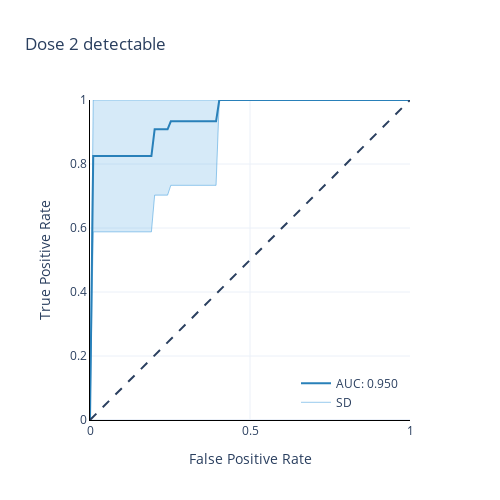

This figure's notebook cell:
### Code cell
y_true_d2_d  = []
y_true_d3_p  = []
y_score_d2_d = []
y_score_d3_p = []
for i in range(len(data["comp"]["SVM_RFE_d2_d"]["SVM_d2_d"])):
    y_true_d2_d.append(data["comp"]["SVM_RFE_d2_d"]["SVM_d2_d"][i]["y_true"])
    y_true_d3_p.append(data["comp"]["SVM_RFE_d3_p"]["SVM_d3_p"][i]["y_true"])
    y_score_d2_d.append(data["comp"]["SVM_RFE_d2_d"]["SVM_d2_d"][i]["z"])
    y_score_d3_p.append(data["comp"]["SVM_RFE_d3_p"]["SVM_d3_p"][i]["z"])


kind = 'val'
c_line      = 'rgba(52, 152, 219, 0.5)'
c_fill      = 'rgba(52, 152, 219, 0.2)'
c_line_main = 'rgba(41, 128, 185, 1.0)'
c_grid      = 'rgba(189, 195, 199, 0.5)'
#c_annot     = 'rgba(149, 165, 166, 0.5)'
#c_highlight = 'rgba(192, 57, 43, 1.0)'
fpr_mean    = np.linspace(0, 1, 100)
interp_tprs_d2_d = []
interp_tprs_d3_p = []
for i in range(len(y_true_d2_d)):
    fpr_d2_d, tpr_d2_d, thresholds = roc_curve(y_true_d2_d[i], y_score_d2_d[i])
    fpr_d3_p, tpr_d3_p, thresholds = roc_curve(y_true_d3_p[i], y_score_d3_p[i])
    interp_tpr_d2_d    = np.interp(fpr_mean, fpr_d2_d, tpr_d2_d)
    interp_tpr_d3_p    = np.interp(fpr_mean, fpr_d3_p, tpr_d3_p)
    interp_tpr_d2_d[0] = 0.0
    interp_tpr_d3_p[0] = 0.0
    interp_tprs_d2_d.append(interp_tpr_d2_d)
    interp_tprs_d3_p.append(interp_tpr_d3_p)
tpr_mean_d2_d     = np.mean(interp_tprs_d2_d, axis=0)
tpr_mean_d3_p     = np.mean(interp_tprs_d3_p, axis=0)
tpr_mean_d2_d[-1] = 1.0
tpr_mean_d3_p[-1] = 1.0
tpr_std_d2_d      = np.std(interp_tprs_d2_d, axis=0)
tpr_std_d3_p      = np.std(interp_tprs_d3_p, axis=0)
tpr_upper_d2_d    = np.clip(tpr_mean_d2_d+tpr_std_d2_d, 0, 1)
tpr_upper_d3_p    = np.clip(tpr_mean_d3_p+tpr_std_d3_p, 0, 1)
tpr_lower_d2_d    = tpr_mean_d2_d-tpr_std_d2_d
tpr_lower_d3_p    = tpr_mean_d3_p-tpr_std_d3_p

fig3 = go.Figure([
    go.Scatter(
        x          = fpr_mean,
        y          = tpr_upper_d2_d,
        line       = dict(color=c_line, width=1),
        hoverinfo  = "skip",
        showlegend = True,
        name       = 'SD'),
    go.Scatter(
        x          = fpr_mean,
        y          = tpr_lower_d2_d,
        fill       = 'tonexty',
        fillcolor  = c_fill,
        line       = dict(color=c_line, width=1),
        hoverinfo  = "skip",
        showlegend = False,
        name       = 'lower'),
    go.Scatter(
        x          = fpr_mean,
        y          = tpr_mean_d2_d,
        line       = dict(color=c_line_main, width=2),
        hoverinfo  = "skip",
        showlegend = True,
        name       = 'AUC: 0.950')
]
)
fig3.add_shape(
    type ='line', 
    line =dict(dash='dash'),
    x0=0, x1=1, y0=0, y1=1
)
fig3.update_layout(
    template    = 'plotly_white', 
    title_x     = 0.5,
    title = "Dose 2 detectable",
    xaxis_title = "False Positive Rate",
    yaxis_title = "True Positive Rate",
    width       = 500,
    height      = 500,
    legend      = dict(
        yanchor="bottom", 
        xanchor="right", 
        x=0.95,
        y=0.01,
    )
)
fig3.update_yaxes(
    range       = [0, 1],
    scaleanchor = "x", 
    scaleratio  = 1,
    linecolor   = 'black')
fig3.update_xaxes(
    range       = [0, 1],
    constrain   = 'domain',
    linecolor   = 'black')
fig3.write_image("fig_ml_C.svg")
fig3

### Figure 1 — Plotly figure (JSON) as saved in the notebook; plotly's stock layout.template omitted (floating-point values rounded to 4 significant figures)
{"data": [{"hoverinfo": "skip", "line": {"color": "rgba(52, 152, 219, 0.5)", "width": 1}, "name": "SD", "showlegend": true, "type": "scatter", "x": [0, 0.0101, 0.0202, 0.0303, 0.0404, 0.05051, 0.06061, 0.07071, 0.08081, 0.09091, 0.101, 0.1111, 0.1212, 0.1313, 0.1414, 0.1515, 0.1616, 0.1717, 0.1818, 0.1919, 0.202, 0.2121, 0.2222, 0.2323, 0.2424, 0.2525, 0.2626, 0.2727, 0.2828, 0.2929, 0.303, 0.3131, 0.3232, 0.3333, 0.3434, 0.3535, 0.3636, 0.3737, 0.3838, 0.3939, 0.404, 0.4141, 0.4242, 0.4343, 0.4444, 0.4545, 0.4646, 0.4747, 0.4848, 0.4949, 0.5051, 0.5152, 0.5253, 0.5354, 0.5455, 0.5556, 0.5657, 0.5758, 0.5859, 0.596, 0.6061, 0.6162, 0.6263, 0.6364, 0.6465, 0.6566, 0.6667, 0.6768, 0.6869, 0.697, 0.7071, 0.7172, 0.7273, 0.7374, 0.7475, 0.7576, 0.7677, 0.7778, 0.7879, 0.798, 0.8081, 0.8182, 0.8283, 0.8384, 0.8485, 0.8586, 0.8687, 0.8788, 0.8889, 0.899, 0.9091, 0.9192, 0.9293, 0.9394, 0.9495, 0.9596, 0.9697, 0.9798, 0.9899, 1], "y": [0, 1, 1, 1, 1, 1, 1, 1, 1, 1, 1, 1, 1, 1, 1, 1, 1, 1, 1, 1, 1, 1, 1, 1, 1, 1, 1, 1, 1, 1, 1, 1, 1, 1, 1, 1, 1, 1, 1, 1, 1, 1, 1, 1, 1, 1, 1, 1, 1, 1, 1, 1, 1, 1, 1, 1, 1, 1, 1, 1, 1, 1, 1, 1, 1, 1, 1, 1, 1, 1, 1, 1, 1, 1, 1, 1, 1, 1, 1, 1, 1, 1, 1, 1, 1, 1, 1, 1, 1, 1, 1, 1, 1, 1, 1, 1, 1, 1, 1, 1]}, {"fill": "tonexty", "fillcolor": "rgba(52, 152, 219, 0.2)", "hoverinfo": "skip", "line": {"color": "rgba(52, 152, 219, 0.5)", "width": 1}, "name": "lower", "showlegend": false, "type": "scatter", "x": [0, 0.0101, 0.0202, 0.0303, 0.0404, 0.05051, 0.06061, 0.07071, 0.08081, 0.09091, 0.101, 0.1111, 0.1212, 0.1313, 0.1414, 0.1515, 0.1616, 0.1717, 0.1818, 0.1919, 0.202, 0.2121, 0.2222, 0.2323, 0.2424, 0.2525, 0.2626, 0.2727, 0.2828, 0.2929, 0.303, 0.3131, 0.3232, 0.3333, 0.3434, 0.3535, 0.3636, 0.3737, 0.3838, 0.3939, 0.404, 0.4141, 0.4242, 0.4343, 0.4444, 0.4545, 0.4646, 0.4747, 0.4848, 0.4949, 0.5051, 0.5152, 0.5253, 0.5354, 0.5455, 0.5556, 0.5657, 0.5758, 0.5859, 0.596, 0.6061, 0.6162, 0.6263, 0.6364, 0.6465, 0.6566, 0.6667, 0.6768, 0.6869, 0.697, 0.7071, 0.7172, 0.7273, 0.7374, 0.7475, 0.7576, 0.7677, 0.7778, 0.7879, 0.798, 0.8081, 0.8182, 0.8283, 0.8384, 0.8485, 0.8586, 0.8687, 0.8788, 0.8889, 0.899, 0.9091, 0.9192, 0.9293, 0.9394, 0.9495, 0.9596, 0.9697, 0.9798, 0.9899, 1], "y": [0, 0.588, 0.588, 0.588, 0.588, 0.588, 0.588, 0.588, 0.588, 0.588, 0.588, 0.588, 0.588, 0.588, 0.588, 0.588, 0.588, 0.588, 0.588, 0.588, 0.7027, 0.7027, 0.7027, 0.7027, 0.7027, 0.7333, 0.7333, 0.7333, 0.7333, 0.7333, 0.7333, 0.7333, 0.7333, 0.7333, 0.7333, 0.7333, 0.7333, 0.7333, 0.7333, 0.7333, 1, 1, 1, 1, 1, 1, 1, 1, 1, 1, 1, 1, 1, 1, 1, 1, 1, 1, 1, 1, 1, 1, 1, 1, 1, 1, 1, 1, 1, 1, 1, 1, 1, 1, 1, 1, 1, 1, 1, 1, 1, 1, 1, 1, 1, 1, 1, 1, 1, 1, 1, 1, 1, 1, 1, 1, 1, 1, 1, 1]}, {"hoverinfo": "skip", "line": {"color": "rgba(41, 128, 185, 1.0)", "width": 2}, "name": "AUC: 0.950", "showlegend": true, "type": "scatter", "x": [0, 0.0101, 0.0202, 0.0303, 0.0404, 0.05051, 0.06061, 0.07071, 0.08081, 0.09091, 0.101, 0.1111, 0.1212, 0.1313, 0.1414, 0.1515, 0.1616, 0.1717, 0.1818, 0.1919, 0.202, 0.2121, 0.2222, 0.2323, 0.2424, 0.2525, 0.2626, 0.2727, 0.2828, 0.2929, 0.303, 0.3131, 0.3232, 0.3333, 0.3434, 0.3535, 0.3636, 0.3737, 0.3838, 0.3939, 0.404, 0.4141, 0.4242, 0.4343, 0.4444, 0.4545, 0.4646, 0.4747, 0.4848, 0.4949, 0.5051, 0.5152, 0.5253, 0.5354, 0.5455, 0.5556, 0.5657, 0.5758, 0.5859, 0.596, 0.6061, 0.6162, 0.6263, 0.6364, 0.6465, 0.6566, 0.6667, 0.6768, 0.6869, 0.697, 0.7071, 0.7172, 0.7273, 0.7374, 0.7475, 0.7576, 0.7677, 0.7778, 0.7879, 0.798, 0.8081, 0.8182, 0.8283, 0.8384, 0.8485, 0.8586, 0.8687, 0.8788, 0.8889, 0.899, 0.9091, 0.9192, 0.9293, 0.9394, 0.9495, 0.9596, 0.9697, 0.9798, 0.9899, 1], "y": [0, 0.825, 0.825, 0.825, 0.825, 0.825, 0.825, 0.825, 0.825, 0.825, 0.825, 0.825, 0.825, 0.825, 0.825, 0.825, 0.825, 0.825, 0.825, 0.825, 0.9083, 0.9083, 0.9083, 0.9083, 0.9083, 0.9333, 0.9333, 0.9333, 0.9333, 0.9333, 0.9333, 0.9333, 0.9333, 0.9333, 0.9333, 0.9333, 0.9333, 0.9333, 0.9333, 0.9333, 1, 1, 1, 1, 1, 1, 1, 1, 1, 1, 1, 1, 1, 1, 1, 1, 1, 1, 1, 1, 1, 1, 1, 1, 1, 1, 1, 1, 1, 1, 1, 1, 1, 1, 1, 1, 1, 1, 1, 1, 1, 1, 1, 1, 1, 1, 1, 1, 1, 1, 1, 1, 1, 1, 1, 1, 1, 1, 1, 1]}], "layout": {"height": 500, "legend": {"x": 0.95, "xanchor": "right", "y": 0.01, "yanchor": "bottom"}, "shapes": [{"line": {"dash": "dash"}, "type": "line", "x0": 0, "x1": 1, "y0": 0, "y1": 1}], "title": {"text": "Dose 2 detectable"}, "width": 500, "xaxis": {"constrain": "domain", "domain": [0.02941, 0.9706], "linecolor": "black", "range": [0, 1], "title": {"text": "False Positive Rate"}, "type": "linear"}, "yaxis": {"domain": [0, 1], "linecolor": "black", "range": [0, 1], "scaleanchor": "x", "scaleratio": 1, "title": {"text": "True Positive Rate"}, "type": "linear"}}}
